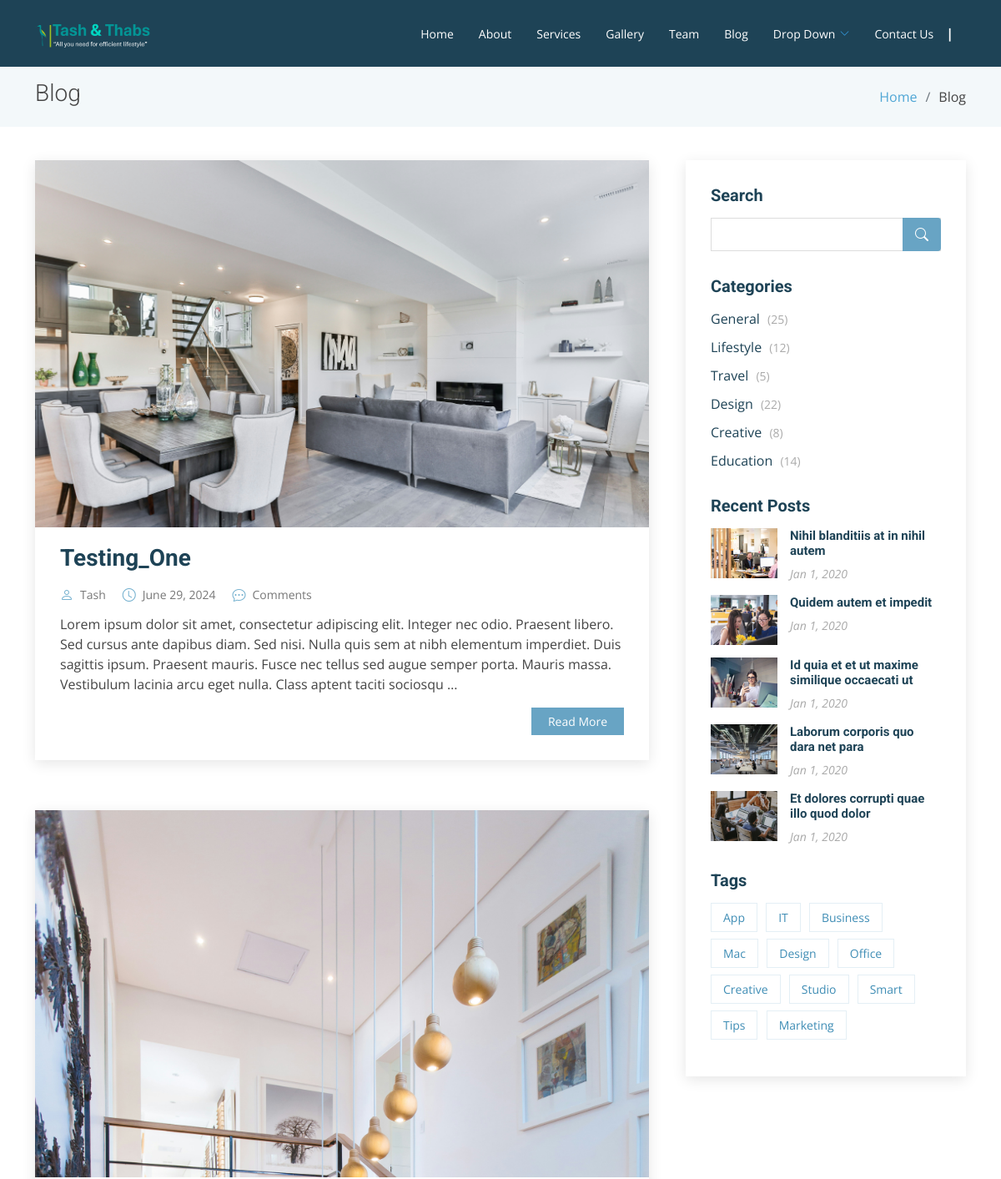
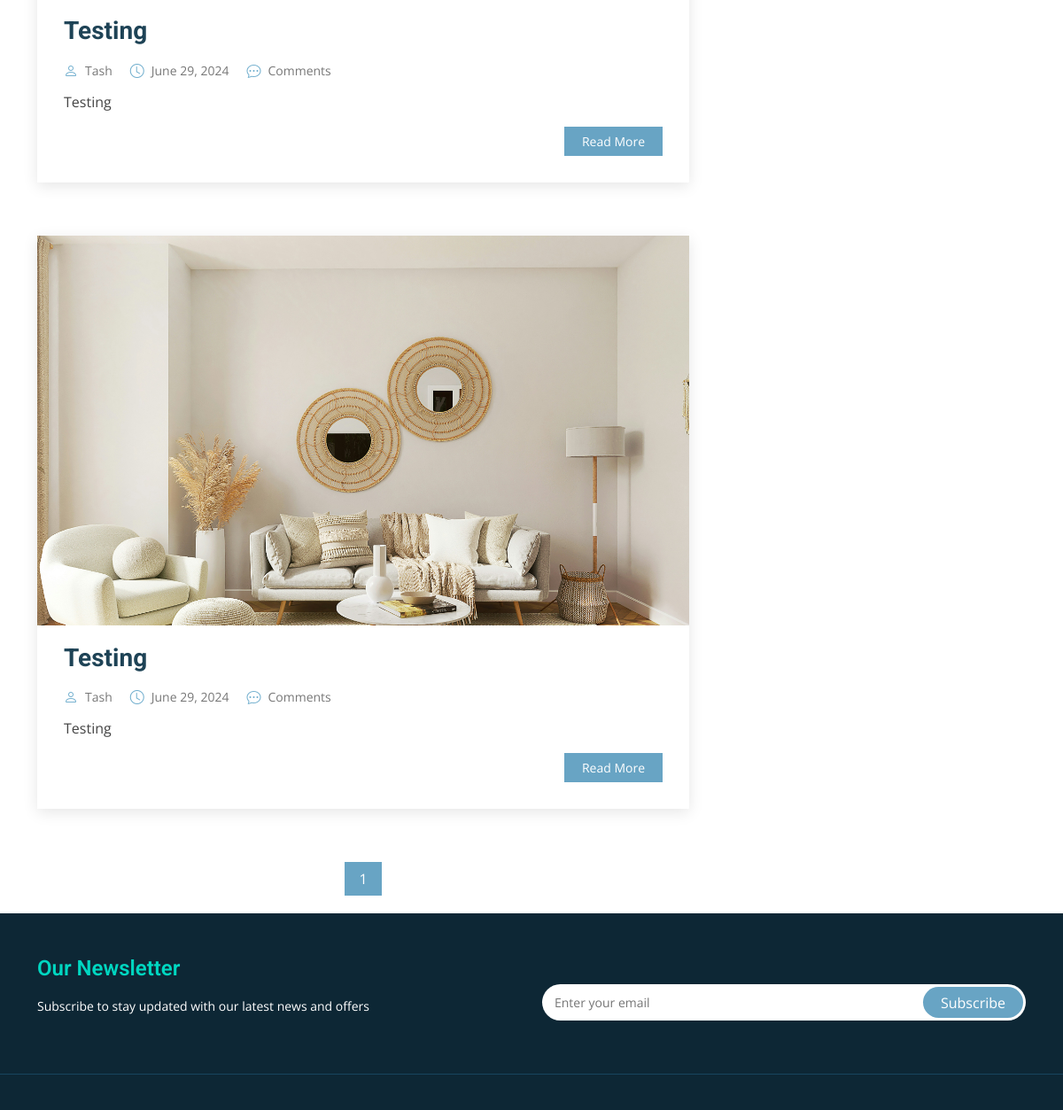
Page /blog/blog-home/ (upper part) on the earlier database version (2 pictures, top to bottom).
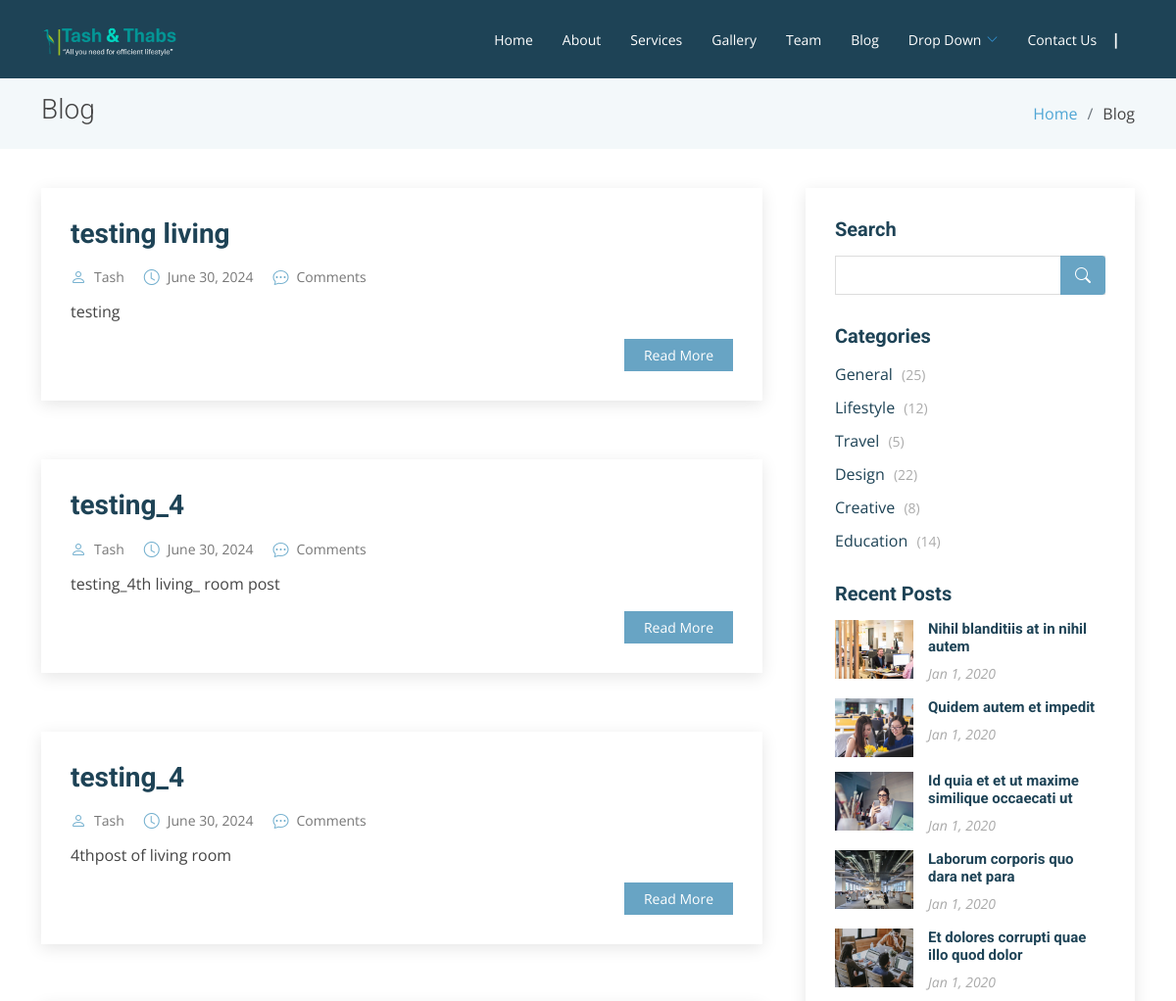
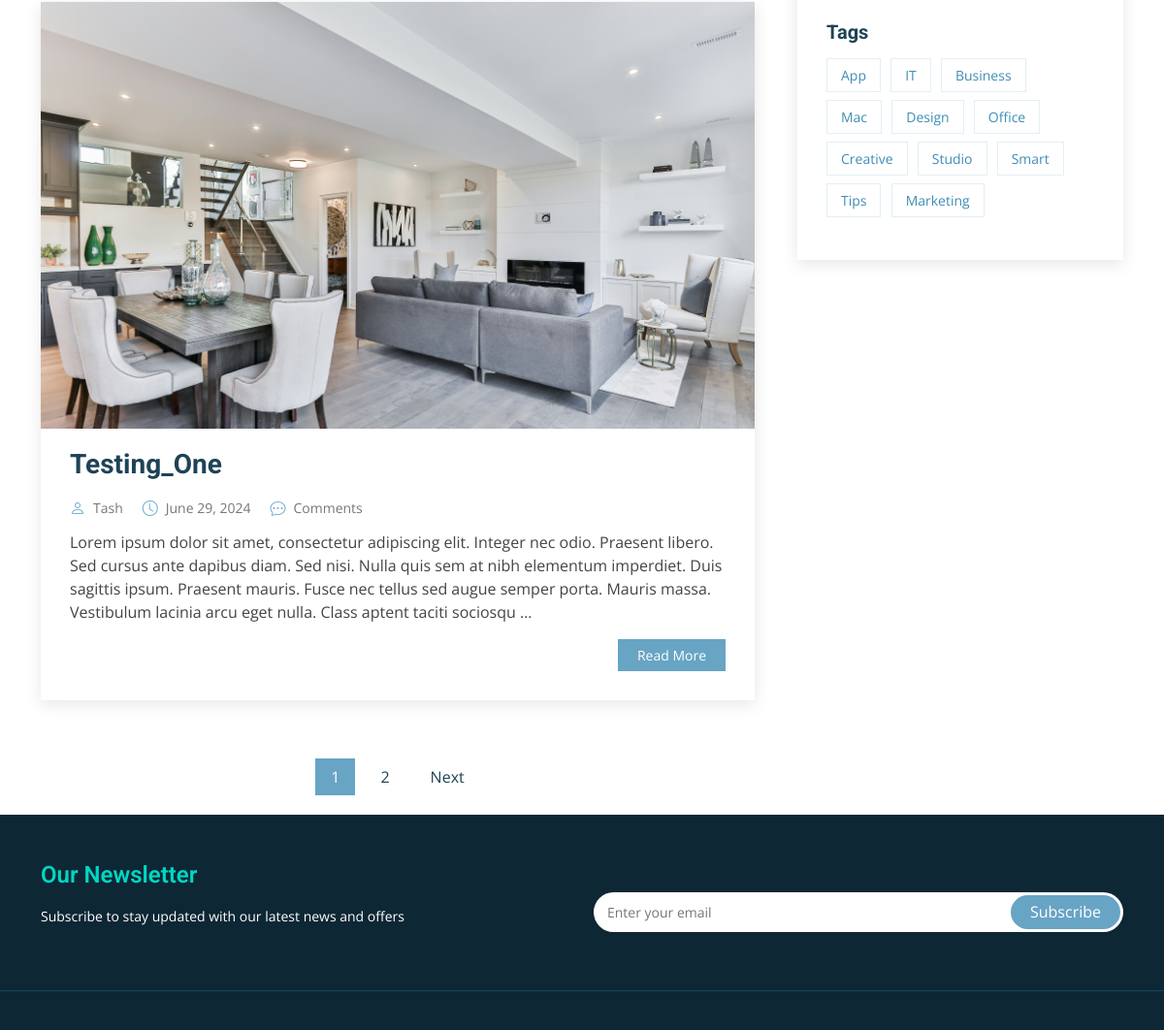
Same page on the later database version (2 pictures, top to bottom).
### blog/models.py (models this page shows)
class Article(models.Model):
    title = models.CharField(max_length=255)
    content = HTMLField()
    date = models.DateField(auto_now_add=True)
    author = models.ForeignKey(User, on_delete=models.CASCADE)
    living = models.BooleanField(default=False)
    bedroom = models.BooleanField(default=False)
    kitchen = models.BooleanField(default=False)
    bathroom = models.BooleanField(default=False)
    outdoor = models.BooleanField(default=False)
    office = models.BooleanField(default=False)
    likes = models.ManyToManyField(User, related_name='likes', blank=True)
    image = models.ImageField(upload_to='images/', blank=True, null=True)

### blog/views.py (the view)
# urls.py: path('blog-home/', BlogHome.as_view(), name='blog_home'),
class BlogHome(ListView):
    model = Article
    queryset = Article.objects.all().order_by('-date')
    template_name = 'blog/blog_home.html'
    paginate_by = 4

### blog/templates/blog/blog_home.html (shortened to what this page needs)
{% extends 'base.html' %}
{% load static %}
{% load tz %}
{% block content %}
<main id="main">
    <section class="breadcrumbs">
      <div class="container">
        <div class="d-flex justify-content-between align-items-center">
          <h2>Blog</h2>
          <ol>
            <li><a href="{% url 'home' %}">Home</a></li>
            <li>Blog</li>
          </ol>
        </div>
      </div>
    </section>
    <section id="blog" class="blog">
      <div class="container" data-aos="fade-up">
        <div class="row">
          <div class="col-lg-8 entries">
            {% for object in object_list %}
                <article class="entry">
                    {% if object.image %}
                        <div class="entry-img">
                            <img src="{{ object.image.url }}" alt="{{ object.title }}" class="img-fluid">
                        </div>
                    {% endif %}
                    <h2 class="entry-title">
                    <a>{{ object.title }}</a>
                    </h2>
                    <div class="entry-meta">
                        <ul>
                            <li class="d-flex align-items-center"><i class="bi bi-person"></i> <a href="#">{{ object.author.username }}</a></li>
                            <li class="d-flex align-items-center"><i class="bi bi-clock"></i> <a href="#"><time datetime="2020-01-01">{{ object.date }}</time></a></li>
                            <li class="d-flex align-items-center"><i class="bi bi-chat-dots"></i> <a href="#">{{ comment_count }} Comments</a></li>
                        </ul>
                    </div>
                    <div class="entry-content">
                    <p>
                        {{ object.content|truncatewords_html:50|safe }}
                    </p>
                    <div class="read-more">
                        <a href="{% url 'detail_article' object.id %}">Read More</a>
                    </div>
                    </div>
                </article>
            {% endfor %}
            <div class="blog-pagination">
              <ul class="justify-content-center">
                {% for num in page_obj.paginator.page_range %}
                    {% if page_obj.number == 1 %}
                        {% if num <= 3 %}
                            {% if page_obj.number == num %}
                                <li class="active"><a href="?page={{ num }}">{{ num }}</a></li>
                            {% else %}
                                <li><a href="?page={{ num }}">{{ num }}</a></li>
                            {% endif %}
                        {% endif %}
                    {% endif %}
                {% endfor %}
                {% if page_obj.has_next %}
                  <li><a href="?page={{ page_obj.next_page_number }}">Next</a></li>
                {% endif %}
            </ul>
            </div>
          </div>
          <div class="col-lg-4">
            <div class="sidebar">
              <h3 class="sidebar-title">Search</h3>
              <div class="sidebar-item search-form">
                <form action="">
                  <input type="text">
                  <button type="submit"><i class="bi bi-search"></i></button>
                </form>
              </div>
                         <h3 class="sidebar-title">Categories</h3>
                         <div class="sidebar-item categories">
                           <ul>
                             <li><a href="#">General <span>(25)</span></a></li>
                             <li><a href="#">Lifestyle <span>(12)</span></a></li>
                             <li><a href="#">Travel <span>(5)</span></a></li>
                             <li><a href="#">Design <span>(22)</span></a></li>
                             <li><a href="#">Creative <span>(8)</span></a></li>
                             <li><a href="#">Education <span>(14)</span></a></li>
                           </ul>
                         </div>
                         <h3 class="sidebar-title">Recent Posts</h3>
                         <div class="sidebar-item recent-posts">
                           <div class="post-item clearfix">
                             <img src="{% static 'img/blog/blog-recent-1.jpg' %}" alt="">
                             <h4><a href="">Nihil blanditiis at in nihil autem</a></h4>
                             <time datetime="2020-01-01">Jan 1, 2020</time>
                           </div>
                           <div class="post-item clearfix">
                             <img src="{% static 'img/blog/blog-recent-2.jpg' %}" alt="">
                             <h4><a href="">Quidem autem et impedit</a></h4>
                             <time datetime="2020-01-01">Jan 1, 2020</time>
                           </div>
                           <div class="post-item clearfix">
                             <img src="{% static 'img/blog/blog-recent-3.jpg' %}" alt="">
                             <h4><a href="">Id quia et et ut maxime similique occaecati ut</a></h4>
                             <time datetime="2020-01-01">Jan 1, 2020</time>
                           </div>
                           <div class="post-item clearfix">
                             <img src="{% static 'img/blog/blog-recent-4.jpg' %}" alt="">
                             <h4><a href="">Laborum corporis quo dara net para</a></h4>
                             <time datetime="2020-01-01">Jan 1, 2020</time>
                           </div>
                           <div class="post-item clearfix">
                             <img src="{% static 'img/blog/blog-recent-5.jpg' %}" alt="">
                             <h4><a href="">Et dolores corrupti quae illo quod dolor</a></h4>
                             <time datetime="2020-01-01">Jan 1, 2020</time>
                           </div>
                         </div>
                         <h3 class="sidebar-title">Tags</h3>
                         <div class="sidebar-item tags">
                           <ul>
                             <li><a href="#">App</a></li>
                             <li><a href="#">IT</a></li>
                             <li><a href="#">Business</a></li>
                             <li><a href="#">Mac</a></li>
                             <li><a href="#">Design</a></li>
                             <li><a href="#">Office</a></li>
                             <li><a href="#">Creative</a></li>
                             <li><a href="#">Studio</a></li>
                             <li><a href="#">Smart</a></li>
                             <li><a href="#">Tips</a></li>
                             <li><a href="#">Marketing</a></li>
                           </ul>
                         </div>
                       </div>
                     </div>
                   </div>
                 </div>
               </section>
             </main>
           {% endblock %}

### templates/base.html (shortened to what this page needs)
{% load static %}
<!DOCTYPE html>
<html lang="en">
<head>
  <link rel="stylesheet" href="https://cdn.jsdelivr.net/npm/boxicons@2.1.1/css/boxicons.min.css">
  <link href="{% static 'vendor/animate.css/animate.min.css' %}" rel="stylesheet">
  <link href="{% static 'vendor/aos/aos.css' %}" rel="stylesheet">
  <link href="{% static 'vendor/bootstrap/css/bootstrap.min.css' %}" rel="stylesheet">
  <link href="{% static 'vendor/bootstrap-icons/bootstrap-icons.css' %}" rel="stylesheet">
  <link href="{% static 'vendor/boxicons/css/boxicons.min.css' %}" rel="stylesheet">
  <link href="{% static 'vendor/glightbox/css/glightbox.min.css' %}" rel="stylesheet">
  <link href="{% static 'vendor/swiper/swiper-bundle.min.css' %}" rel="stylesheet">
  <link href="{% static 'css/style.css' %}" rel="stylesheet">
</head>
<body>
  <header id="header" class="fixed-top d-flex align-items-center {% block header_class %}{% endblock %}">
    <div class="container d-flex justify-content-between align-items-center">
      <div class="logo">
        <a href="{% url 'home' %}" class="logo"><img src="{% static 'img/logo.png' %}" alt="image not available" rel="image"></a>
      </div>
      <nav id="navbar" class="navbar">
        <ul>
          <li><a class="{% if request.path == '/' %}active{% endif %}" href="{% url 'home' %}">Home</a></li>
          <li><a class="{% if request.path == '/about/' %}active{% endif %}" href="{% url 'about' %}">About</a></li>
          <li><a class="{% if request.path == '/services/' %}active{% endif %}" href="{% url 'services' %}">Services</a></li>
          <li><a class="{% if request.path == '/gallery/' %}active{% endif %}" href="{% url 'gallery' %}">Gallery</a></li>
          <li><a class="{% if request.path == '/team/' %}active{% endif %}" href="{% url 'team' %}">Team</a></li>
          <li><a class="{% if request.path == '/blog_home/' %}active{% endif %}" href="{% url 'blog_home' %}">Blog</a></li>
          <li class="dropdown"><a href="#"><span>Drop Down</span> <i class="bi bi-chevron-down" style="color: #3498db;"></i></a>
          </li>
          <li><a href="{% url 'contacts' %}">Contact Us</a></li>
          <li><span class="separator">|</span></li>
        </ul>
      </nav>
    </div>
  </header>
  {% block content %}
  {% endblock %}
<footer id="footer" data-aos="fade-up" data-aos-easing="ease-in-out" data-aos-duration="500">
  <div class="footer-newsletter">
    <div class="container">
      <div class="row">
        <div class="col-lg-6">
          <h4>Our Newsletter</h4>
          <p>Subscribe to stay updated with our latest news and offers</p>
        </div>
        <div class="col-lg-6">
          <form action="" method="post">
            <input type="email" name="email" placeholder="Enter your email"><input type="submit" value="Subscribe">
          </form>
        </div>
      </div>
    </div>
  </div>
  <div class="footer-top">
  </div>
</footer>
</body>
</html>

Differences in the rows shown:
no longer on this page (row unchanged): Article: image (picture), title "Testing", author.username "Tash", date "June 29, 2024", content "Testing"
no longer on this page (row unchanged): Article: image (picture), title "Testing", author.username "Tash", date "June 29, 2024", content "Testing"
added Article: title "testing living", author.username "Tash", date "June 30, 2024", content "testing"
added Article: title "testing_4", author.username "Tash", date "June 30, 2024", content "testing_4th living_ room post"
added Article: title "testing_4", author.username "Tash", date "June 30, 2024", content "4thpost of living room"
Other differences:
new list line: "2"
text now shown: "Next"
